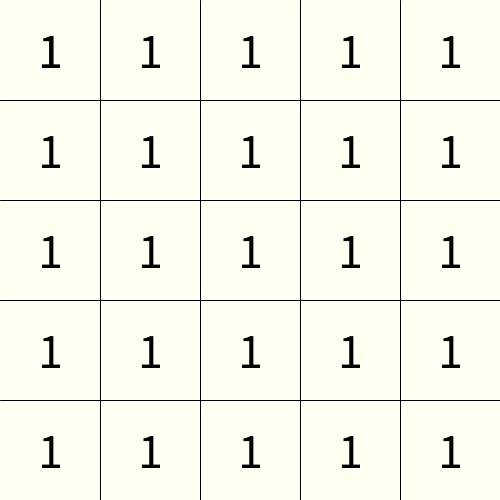
Frame 1 (no input)
Frame 60 (the mouse pressed at the canvas centre just before this capture): identical to frame 1, image omitted
Frame 120 (the mouse held since frame 60 and released just before this capture): identical to frame 1, image omitted

The Processing sketch that drew this single still picture (run headless with seeded random() and noise(); from frame 60 on, the mouse is pressed at the canvas centre):

// Processing sketch: week06_1_schulte_table01_line_fill_teaSize_text_for
// ── week06_1_schulte_table01_line_fill_teaSize_text_for.pde
void setup(){
   size(500, 500); 
}
void draw(){
   background(#FFFFF2);
   line(0, 100, 500, 100);
   line(0, 200, 500, 200);
   line(0, 300, 500, 300);
   line(0, 400, 500, 400);
   
   line(100, 0, 100, 500);
   line(200, 0, 200, 500);
   line(300, 0, 300, 500);
   line(400, 0, 400, 500);
   fill(0);
   textSize(50);
   textAlign(CENTER, CENTER);
   text("1", 50, 50);
   for(int y=50; y<=450; y+=100){
      text("1", 50, y);
      text("1", 150, y);
      text("1", 250, y);
      text("1", 350, y);
      text("1", 450, y);
   }
}
